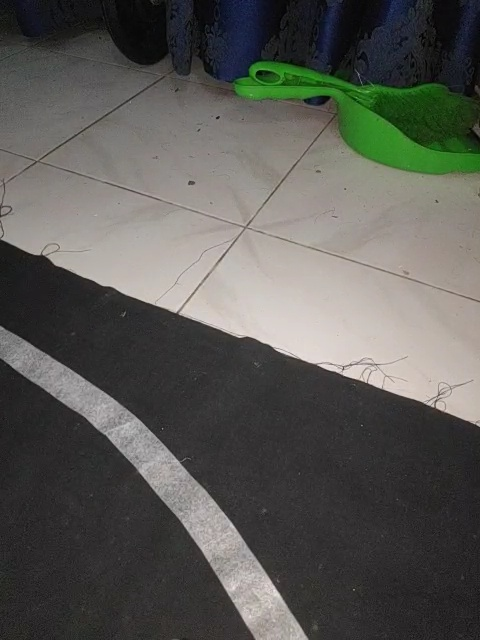
#> input picture PC/LaneDetectionModule/images/0.jpg, 480 x 640 px
$ python -i lane_detection.py   (imports and definitions only)
#> lines starting #> are read from the running program, lines starting #| are printed output that depends on the picture; after the words box and inside, x2 and y2 are one past the last pixel; in counts of white or black regions, pixels touching at a corner belong together
#> further down, picture is the input picture: shape (640, 480, 3); mean B, G, R 84.9, 89.5, 89.6
import cv2
import numpy as np
from enum import Enum

AVG_GRAD = 2


class LaneDetectionHandlerType(Enum):
    ONE_ROW = 1
    MANY_ROWS = 2
    LINE_PREDICT = 3


class LaneDetection:
    def __init__(self, calibration=0, crop_range_w=(0.2, 0.8), crop_range_h=(0.5, 1), blur_kernel_size=(3, 3),
                 canny_threshold_range=(30, 90), row_count=5, method=LaneDetectionHandlerType.ONE_ROW):
        """
        Initialize the Lane Detection module.

        :param calibration: Displacement of the center of the camera.
        :param crop_range_w: Fraction of the width to be considered when detecting lanes.
        :param crop_range_h: Fraction of the height to be considered when detecting lanes.
        :param blur_kernel_size: Size of the Gaussian Blur kernel
        :param canny_threshold_range: Low and high thresholds of Canny Edge Detector.
        :param row_count: Number of rows considered for MANY_ROWS
        :param method: Import LaneDetectionHandlerType enum to change how wheel speeds are calculated.
        """
        self.calibration = calibration
        self.crop_range_w = crop_range_w
        self.crop_range_h = crop_range_h
        self.kernel_size = blur_kernel_size
        self.low_threshold, self.high_threshold = canny_threshold_range
        self.row_count = 20
        self.method = method

        self.correct_fraction = 0.4

    def get_canny(self, image):
        """
        Get the image with the canny edge detector applied.

        :param image: Image on which edges need to be detected.
        :return: Image with just the detected edges.
        """
        gray = cv2.cvtColor(np.array(image), cv2.COLOR_BGR2GRAY)
        blur = cv2.GaussianBlur(gray, self.kernel_size, 8)
        canny = cv2.Canny(blur, self.low_threshold, self.high_threshold)
        return canny

    # [9 lines left out: function set_automatic_threshold, not called in this run]

    def crop_image(self, image, lines=None):
        """
        Method to crop image. Crops horizontally by crop_range_w. Crops the specified number of lines
        vertically if `lines` is defined. Else crops by crop_range_h.

        :param image: Image to be cropped
        :param lines: Number of rows of pixels in cropped image
        :return: Cropped image, cropped image's height, cropped image's width
        """
        h, w = image.shape[:2]
#> h = 640; w = 480
        range_w = (int(self.crop_range_w[0] * w), int(self.crop_range_w[1] * w))
#> range_w = (96, 384)
        if not lines:
            range_h = (int(self.crop_range_h[0] * h), int(self.crop_range_h[1] * h))
#> range_h = (320, 640)
            return image[range_h[0]:range_h[1], range_w[0]:range_w[1]], range_h[1] - range_h[0], range_w[1] - range_w[0]
        return image[-lines:, range_w[0]:range_w[1]], lines, range_w[1] - range_w[0]

    def get_speed_fractions(self, image):
        """
        Method to get left and right speeds as fractions.

        :param image: Image to be used to make the decision.
        :return: Left wheel speed, Right wheel speed (range: 0 - 1; None if couldn't find edges), canny image.
        """

        cropped, h, w = self.crop_image(image)
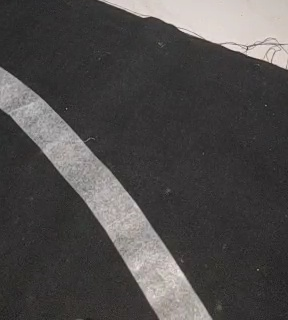
#> cropped: shape (320, 288, 3); mean B, G, R 75.4, 75.9, 78.4
#> h = 320; w = 288
        canny = self.get_canny(cropped)
#> in get_canny, `canny = cv2.Canny(blur, self.low_threshold, self.high_threshold)`:
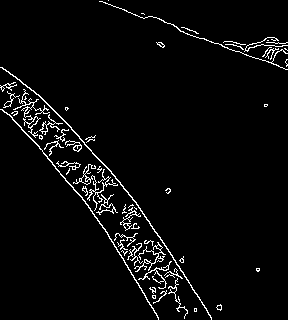
#> canny: shape (320, 288); 3.7% white in thin lines or dots
        left, right = 0, 0

        if self.method == LaneDetectionHandlerType.ONE_ROW:
            left, right = self.get_speed_fractions_one_row(canny, w, h)
        elif self.method == LaneDetectionHandlerType.LINE_PREDICT:
            left, right = self.get_speed_fractions_line_predict(canny, w)
            # Temp: Added to see lines when debugging
            lines = cv2.HoughLinesP(canny, 1, np.pi / 180, 100, minLineLength=50, maxLineGap=50)
            canny = cv2.merge([canny, canny, canny])
            if lines is not None:
                for line in lines:
                    x1, y1, x2, y2 = line[0]
                    cv2.line(canny, (x1, y1), (x2, y2), (0, 255, 0), thickness=2, lineType=8)
        elif self.method == LaneDetectionHandlerType.MANY_ROWS:
            for i in range(0, h, 15):
                l, r = self.get_speed_fractions_one_row(canny, w, h - i)
                left += l
                right += r
            left /= h/15
            right /= h/15

        return left, right, canny

    # [21 lines left out: functions get_speed_fractions_line_predict, get_fraction_using_line_grads, not called in this run]

    def get_speed_fractions_one_row(self, canny, w, row):
#> called with w = 288, row = 320
        max_pixels = w // 2 - self.calibration
#> max_pixels = 144
        left, right = max_pixels, max_pixels
#> left = 144; right = 144
        found_l, found_r = False, False
        for i in range(max_pixels):
            p1 = canny[row - 1, max_pixels + i]
            p2 = canny[row - 1, max_pixels - i]
            if not found_l and p1 > 0:
                found_l = True
                left = i
            if not found_r and p2 > 0:
                found_r = True
                right = i
            if found_l and found_r:
                break
#> this loop made 144 passes
#> p1 on passes 1 to 12: 0, 0, 0, 0, 0, 0, 0, 0, 0, 0, 0, 0
#> after the loop, found_l = True; found_r = False; left = 14; right = 144
        return left/max_pixels, right/max_pixels

    # [22 lines left out: function get_turn_amount, not called in this run]

>>> import cv2
>>> picture = cv2.imread('../../PC/LaneDetectionModule/images/0.jpg')
>>> result = LaneDetection().get_speed_fractions(picture)
#> in get_speed_fractions, `left, right = self.get_speed_fractions_one_row(canny, w, h)`: left = 0.0972; right = 1

$ run again, on PC/LaneDetectionModule/images/1.jpg
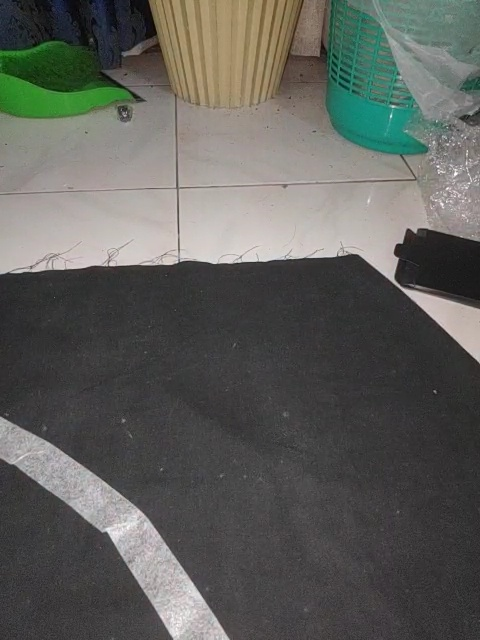
#> input picture PC/LaneDetectionModule/images/1.jpg, 480 x 640 px
#> picture is the input picture: shape (640, 480, 3); mean B, G, R 90.9, 95.5, 94.4
#> in get_speed_fractions, `cropped, h, w = self.crop_image(image)`:
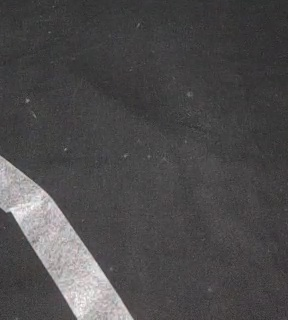
#> cropped: shape (320, 288, 3); mean B, G, R 75.4, 74.7, 76.3
#> in get_speed_fractions, `cropped, h, w = self.crop_image(image)`: h = 320; w = 288
#> in get_canny, `canny = cv2.Canny(blur, self.low_threshold, self.high_threshold)`:
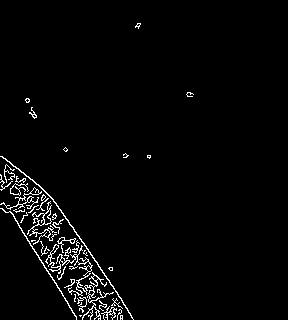
#> canny: shape (320, 288); 2.6% white in thin lines or dots, all inside (x1, y1, x2, y2) = (0, 23, 194, 320)
#> max_pixels = 144
#> the loop in get_speed_fractions_one_row, `for i in range(max_pixels):` made 144 passes
#> p2 on passes 1 to 8: 0, 0, 0, 0, 0, 0, 0, 0
#> after the loop in get_speed_fractions_one_row, `for i in range(max_pixels):`: found_l = False; found_r = True; left = 144; right = 11
#> in get_speed_fractions, `left, right = self.get_speed_fractions_one_row(canny, w, h)`: left = 1; right = 0.0764

$ run again, on PC/LaneDetectionModule/images/2.jpg
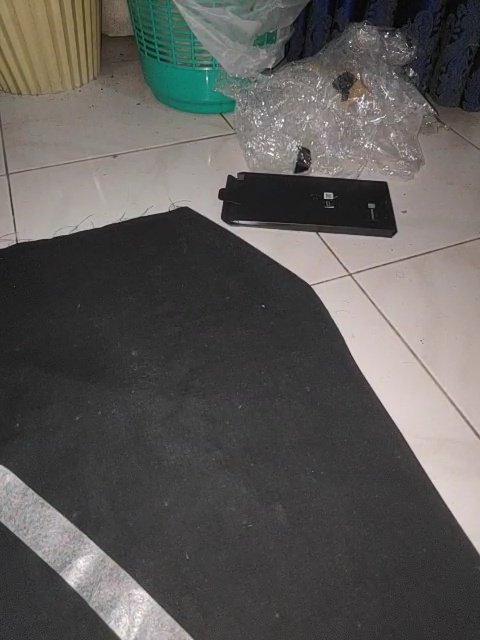
#> input picture PC/LaneDetectionModule/images/2.jpg, 480 x 640 px
#> picture is the input picture: shape (640, 480, 3); mean B, G, R 87.7, 90.1, 92.2
#> in get_speed_fractions, `cropped, h, w = self.crop_image(image)`:
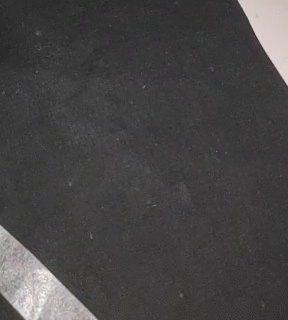
#> cropped: shape (320, 288, 3); mean B, G, R 69.1, 68.8, 70.2
#> in get_speed_fractions, `cropped, h, w = self.crop_image(image)`: h = 320; w = 288
#> in get_canny, `canny = cv2.Canny(blur, self.low_threshold, self.high_threshold)`:
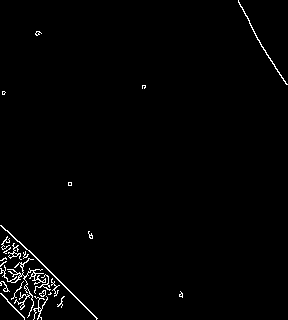
#> canny: shape (320, 288); 1.4% white in thin lines or dots
#> max_pixels = 144
#> the loop in get_speed_fractions_one_row, `for i in range(max_pixels):` made 144 passes
#> p2 on passes 1 to 8: 0, 0, 0, 0, 0, 0, 0, 0
#> after the loop in get_speed_fractions_one_row, `for i in range(max_pixels):`: found_l = False; found_r = True; left = 144; right = 48
#> in get_speed_fractions, `left, right = self.get_speed_fractions_one_row(canny, w, h)`: left = 1; right = 0.333

$ run again, on PC/LaneDetectionModule/images/3.jpg
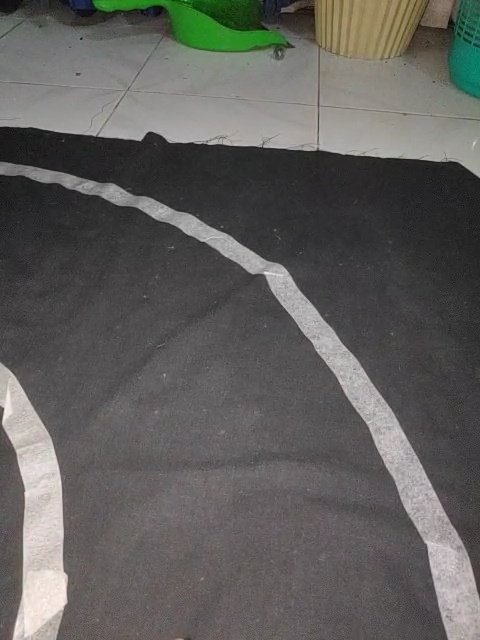
#> input picture PC/LaneDetectionModule/images/3.jpg, 480 x 640 px
#> picture is the input picture: shape (640, 480, 3); mean B, G, R 92.3, 95, 96
#> in get_speed_fractions, `cropped, h, w = self.crop_image(image)`:
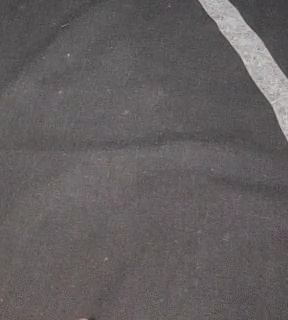
#> cropped: shape (320, 288, 3); mean B, G, R 95.4, 94.7, 99
#> in get_speed_fractions, `cropped, h, w = self.crop_image(image)`: h = 320; w = 288
#> in get_canny, `canny = cv2.Canny(blur, self.low_threshold, self.high_threshold)`:
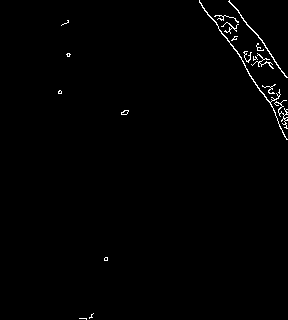
#> canny: shape (320, 288); 0.89% white in thin lines or dots, all inside (x1, y1, x2, y2) = (58, 0, 288, 320)
#> max_pixels = 144
#> the loop in get_speed_fractions_one_row, `for i in range(max_pixels):` made 144 passes
#> p2 on passes 1 to 8: 0, 0, 0, 0, 0, 0, 0, 0
#> after the loop in get_speed_fractions_one_row, `for i in range(max_pixels):`: found_l = False; found_r = True; left = 144; right = 58
#> in get_speed_fractions, `left, right = self.get_speed_fractions_one_row(canny, w, h)`: left = 1; right = 0.403
